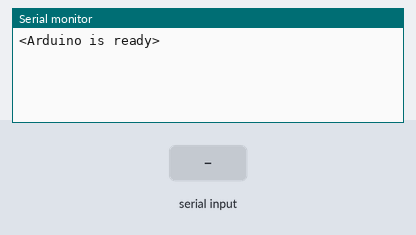
The sketch below on a simulated Arduino Uno, built with avr-gcc and run on an emulated ATmega328P. On the bench: the last lines printed to the serial monitor. Inputs (shaded band) come from the test bench.

Above: at 1.2 s.
1.3 s: "<90:45:200>" received over Serial
At 1.9 s:
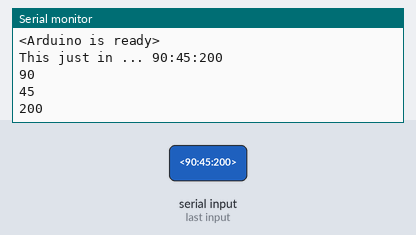
2.8 s: "<90:45>" received over Serial
At 3.8 s:
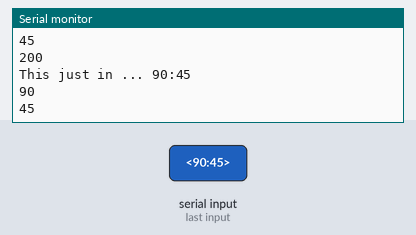
4.3 s: "<90:45:200:10>" received over Serial
At 5.5 s:
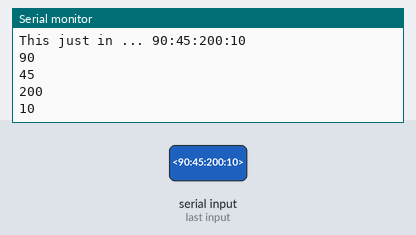
5.8 s: "<0>" received over Serial
At 6.8 s:
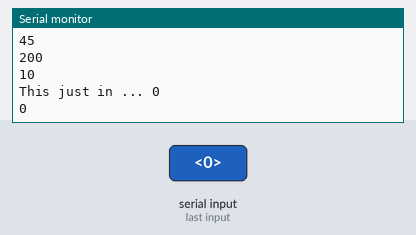
Timing chart, 0 to 8.3 s (numbered marks = the images above; inputs shaded):
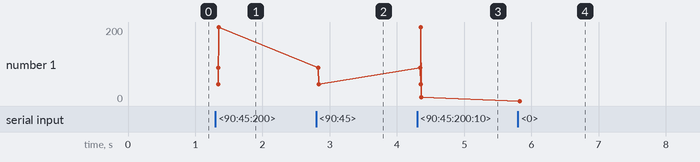

The sketch:

Serial_start_end_marker_strtok_ver2.ino
```cpp
const byte numChars = 200;
char receivedChars[numChars];
int motor = 0;
char* commands[200];
char* token;
int pos;
int count = 0;
int i;


boolean newData = false;

void setup() {
    Serial.begin(9600);
    Serial.println("<Arduino is ready>");
}
void(* resetFunc) (void)=0;
void loop() {
//    Serial.println(rcvd);
    recvWithStartEndMarkers();
    showNewData();
// use if else then at the end of one if use i=i+2 to check the next motor thing
// prevcount, newcount
if(strcmp(commands[motor],"Base") == 0){
  pos = atoi(commands[motor+1]);
  Serial.println(commands[motor]);
  Serial.println(pos);
  motor+=2;
  delay(1000);
  Serial.println("**********");
  if(motor == count){
    motor=0;
  }
}
else if(strcmp(commands[motor],"Left") == 0){
    pos = atoi(commands[motor+1]);
  Serial.println(commands[motor]);
  Serial.println(pos);
  motor+=2;
  delay(1000);
  Serial.println("**********");
  if(motor == count){
    motor=0;
  }
}
else if(strcmp(commands[motor],"Right") == 0){
   pos = atoi(commands[motor+1]);
  Serial.println(commands[motor]);
  Serial.println(pos);
  motor+=2;
  delay(1000);
  Serial.println("**********");
  if(motor == count){
    motor=0;
  }
}
else if(strcmp(commands[motor],"Claw") == 0){
  pos = atoi(commands[motor+1]);
  Serial.println(commands[motor]);
  Serial.println(pos);
  motor+=2;
  delay(1000);
  Serial.println("**********");
  if(motor == count){
    motor=0;
  }
}
else if(strcmp(commands[0],"Stop") == 0){
  resetFunc();
  delay(100);
}
}

void recvWithStartEndMarkers() {
    static boolean recvInProgress = false;
    static byte ndx = 0;
    char startMarker = '<';
    char endMarker = '>';
    char rc;

 // if (Serial.available() > 0) {
    while (Serial.available() > 0 && newData == false) {
        rc = Serial.read();
        if (recvInProgress == true) {
            if (rc != endMarker) {
                receivedChars[ndx] = rc;
                ndx++;
                if (ndx >= numChars) {
                    ndx = numChars - 1;
                }
            }
            else {
                receivedChars[ndx] = '\0'; // terminate the string
                recvInProgress = false;
                ndx = 0;
                newData = true;
            }
        }

        else if (rc == startMarker) {
            recvInProgress = true;
        }
    }
}

void showNewData() {
    if (newData == true) {
        Serial.print("This just in ... ");
        Serial.println(receivedChars);
     // Returns first token
    token = strtok(receivedChars, ":");
    // Keep printing tokens while one of the
    // delimiters present in str[].
    while (token != NULL) {
        commands[motor]=token;
        Serial.println(commands[motor]);
        motor+=1;
//        Serial.println(token);
        token = strtok(NULL, ":");
        count++;

    }

   motor=0;
   newData = false;
    }
}
```

Measured:
- after the input at 1.3 s, the serial monitor: prints a new line at once (image 1)
- after the input at 2.8 s, the serial monitor: prints a new line at once (image 2)
- after the input at 4.3 s, the serial monitor: prints a new line at once (image 3)
- after the input at 5.8 s, the serial monitor: prints a new line at once (image 4)
- plotted number 1: 45 → 10 after the input at 4.3 s, 10 → 0 after the input at 5.8 s
